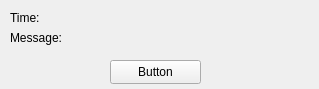
<?xml version="1.0" encoding="UTF-8"?>
<ui version="4.0">
 <class>Form</class>
 <widget class="QWidget" name="Form">
  <property name="geometry">
   <rect>
    <x>0</x>
    <y>0</y>
    <width>319</width>
    <height>89</height>
   </rect>
  </property>
  <property name="windowTitle">
   <string>Message Display</string>
  </property>
  <widget class="QLabel" name="TimeLabel">
   <property name="geometry">
    <rect>
     <x>10</x>
     <y>10</y>
     <width>61</width>
     <height>16</height>
    </rect>
   </property>
   <property name="text">
    <string>Time:</string>
   </property>
  </widget>
  <widget class="QLabel" name="messageLabel">
   <property name="geometry">
    <rect>
     <x>10</x>
     <y>30</y>
     <width>61</width>
     <height>16</height>
    </rect>
   </property>
   <property name="text">
    <string>Message:</string>
   </property>
  </widget>
  <widget class="QLabel" name="Time">
   <property name="geometry">
    <rect>
     <x>70</x>
     <y>10</y>
     <width>241</width>
     <height>16</height>
    </rect>
   </property>
   <property name="text">
    <string>&lt;Content&gt;</string>
   </property>
  </widget>
  <widget class="QLabel" name="Message">
   <property name="geometry">
    <rect>
     <x>70</x>
     <y>30</y>
     <width>241</width>
     <height>16</height>
    </rect>
   </property>
   <property name="text">
    <string>&lt;Content&gt;</string>
   </property>
  </widget>
  <widget class="QPushButton" name="Button">
   <property name="geometry">
    <rect>
     <x>110</x>
     <y>60</y>
     <width>91</width>
     <height>24</height>
    </rect>
   </property>
   <property name="text">
    <string>Button</string>
   </property>
  </widget>
 </widget>
 <resources/>
 <connections/>
</ui>
